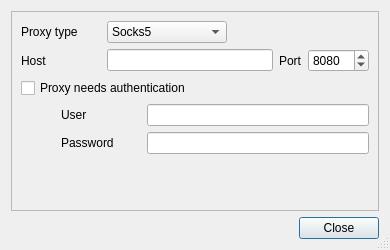
<ui version="4.0" >
 <class>ProxyDialog</class>
 <widget class="QDialog" name="ProxyDialog" >
  <property name="geometry" >
   <rect>
    <x>0</x>
    <y>0</y>
    <width>390</width>
    <height>250</height>
   </rect>
  </property>
  <property name="minimumSize" >
   <size>
    <width>390</width>
    <height>250</height>
   </size>
  </property>
  <property name="windowTitle" >
   <string>Proxy settings</string>
  </property>
  <property name="sizeGripEnabled" >
   <bool>true</bool>
  </property>
  <layout class="QGridLayout" >
   <item row="0" column="0" >
    <widget class="QFrame" name="frame" >
     <property name="frameShape" >
      <enum>QFrame::StyledPanel</enum>
     </property>
     <property name="frameShadow" >
      <enum>QFrame::Raised</enum>
     </property>
     <layout class="QGridLayout" >
      <item row="0" column="0" >
       <layout class="QHBoxLayout" >
        <item>
         <widget class="QLabel" name="label_5" >
          <property name="minimumSize" >
           <size>
            <width>80</width>
            <height>0</height>
           </size>
          </property>
          <property name="maximumSize" >
           <size>
            <width>80</width>
            <height>16777215</height>
           </size>
          </property>
          <property name="text" >
           <string>Proxy type</string>
          </property>
         </widget>
        </item>
        <item>
         <widget class="QComboBox" name="comboBox" >
          <property name="minimumSize" >
           <size>
            <width>120</width>
            <height>0</height>
           </size>
          </property>
          <item>
           <property name="text" >
            <string>Socks5</string>
           </property>
          </item>
          <item>
           <property name="text" >
            <string>Http</string>
           </property>
          </item>
         </widget>
        </item>
        <item>
         <spacer>
          <property name="orientation" >
           <enum>Qt::Horizontal</enum>
          </property>
          <property name="sizeHint" >
           <size>
            <width>40</width>
            <height>20</height>
           </size>
          </property>
         </spacer>
        </item>
       </layout>
      </item>
      <item row="1" column="0" >
       <layout class="QHBoxLayout" >
        <item>
         <widget class="QLabel" name="label" >
          <property name="minimumSize" >
           <size>
            <width>80</width>
            <height>0</height>
           </size>
          </property>
          <property name="text" >
           <string>Host</string>
          </property>
         </widget>
        </item>
        <item>
         <widget class="QLineEdit" name="lineEdit" />
        </item>
        <item>
         <widget class="QLabel" name="label_2" >
          <property name="text" >
           <string>Port</string>
          </property>
         </widget>
        </item>
        <item>
         <widget class="QSpinBox" name="spinBox" >
          <property name="minimumSize" >
           <size>
            <width>30</width>
            <height>23</height>
           </size>
          </property>
          <property name="maximumSize" >
           <size>
            <width>16777215</width>
            <height>23</height>
           </size>
          </property>
          <property name="maximum" >
           <number>65535</number>
          </property>
          <property name="value" >
           <number>8080</number>
          </property>
         </widget>
        </item>
       </layout>
      </item>
      <item row="2" column="0" >
       <widget class="QCheckBox" name="checkBox" >
        <property name="text" >
         <string>Proxy needs authentication</string>
        </property>
       </widget>
      </item>
      <item row="3" column="0" >
       <layout class="QHBoxLayout" >
        <item>
         <spacer>
          <property name="orientation" >
           <enum>Qt::Horizontal</enum>
          </property>
          <property name="sizeType" >
           <enum>QSizePolicy::Fixed</enum>
          </property>
          <property name="sizeHint" >
           <size>
            <width>40</width>
            <height>20</height>
           </size>
          </property>
         </spacer>
        </item>
        <item>
         <widget class="QLabel" name="label_3" >
          <property name="minimumSize" >
           <size>
            <width>80</width>
            <height>0</height>
           </size>
          </property>
          <property name="text" >
           <string>User</string>
          </property>
         </widget>
        </item>
        <item>
         <widget class="QLineEdit" name="lineEdit_2" />
        </item>
       </layout>
      </item>
      <item row="4" column="0" >
       <layout class="QHBoxLayout" >
        <item>
         <spacer>
          <property name="orientation" >
           <enum>Qt::Horizontal</enum>
          </property>
          <property name="sizeType" >
           <enum>QSizePolicy::Fixed</enum>
          </property>
          <property name="sizeHint" >
           <size>
            <width>40</width>
            <height>20</height>
           </size>
          </property>
         </spacer>
        </item>
        <item>
         <widget class="QLabel" name="label_4" >
          <property name="minimumSize" >
           <size>
            <width>80</width>
            <height>0</height>
           </size>
          </property>
          <property name="text" >
           <string>Password</string>
          </property>
         </widget>
        </item>
        <item>
         <widget class="QLineEdit" name="lineEdit_3" >
          <property name="echoMode" >
           <enum>QLineEdit::Password</enum>
          </property>
         </widget>
        </item>
       </layout>
      </item>
      <item row="5" column="0" >
       <spacer>
        <property name="orientation" >
         <enum>Qt::Vertical</enum>
        </property>
        <property name="sizeHint" >
         <size>
          <width>350</width>
          <height>16</height>
         </size>
        </property>
       </spacer>
      </item>
     </layout>
    </widget>
   </item>
   <item row="1" column="0" >
    <layout class="QHBoxLayout" >
     <item>
      <spacer>
       <property name="orientation" >
        <enum>Qt::Horizontal</enum>
       </property>
       <property name="sizeHint" >
        <size>
         <width>40</width>
         <height>20</height>
        </size>
       </property>
      </spacer>
     </item>
     <item>
      <widget class="QPushButton" name="pushButton" >
       <property name="text" >
        <string>Close</string>
       </property>
      </widget>
     </item>
    </layout>
   </item>
  </layout>
 </widget>
 <resources/>
 <connections/>
</ui>
